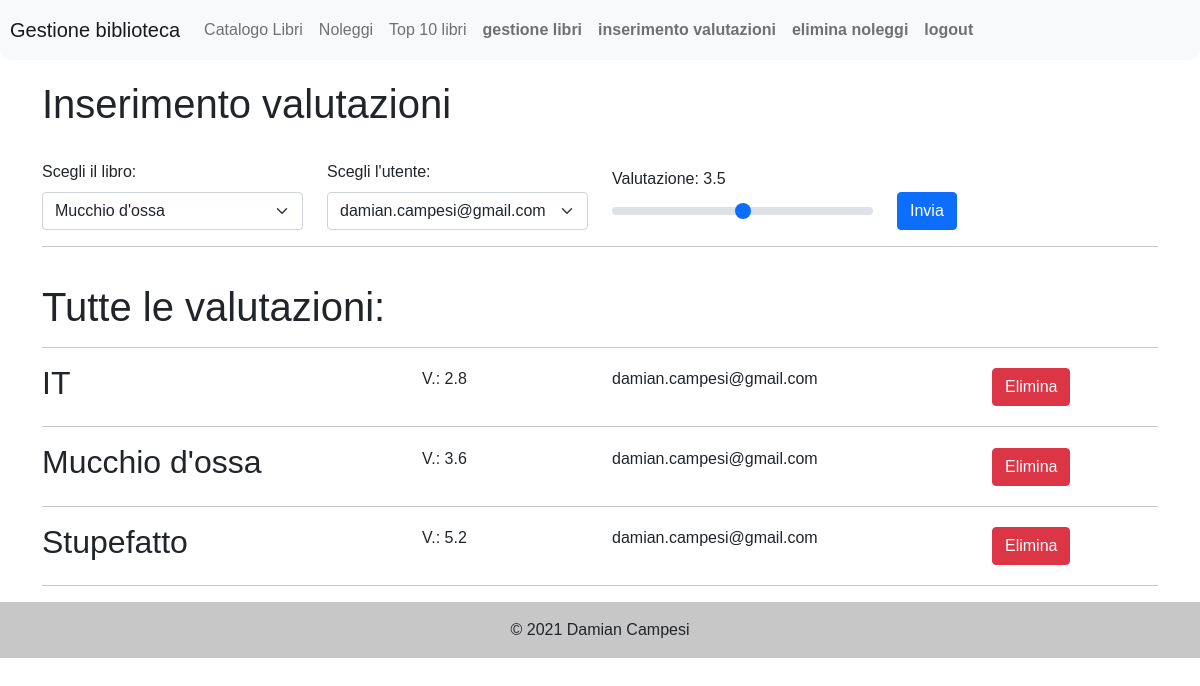
/5_Sito o applicativo/project/librarianhome/viewRating (signed in), run on the app's committed database.
### tables this page shows
CREATE TABLE `rating` (
  `id` int(11) NOT NULL AUTO_INCREMENT,
  `valutazione` float DEFAULT NULL,
  `user_id` int(11) DEFAULT NULL,
  `book_id` int(11) DEFAULT NULL,
  PRIMARY KEY (`id`),
  KEY `user_id` (`user_id`),
  KEY `book_id` (`book_id`),
  CONSTRAINT `rating_ibfk_1` FOREIGN KEY (`user_id`) REFERENCES `user` (`id`),
  CONSTRAINT `rating_ibfk_2` FOREIGN KEY (`book_id`) REFERENCES `book` (`id`)
);

CREATE TABLE `book` (
  `id` int(11) NOT NULL AUTO_INCREMENT,
  `title` varchar(50) DEFAULT NULL,
  `author` varchar(100) DEFAULT NULL,
  `is_rented` tinyint(4) DEFAULT 0,
  `summary` text DEFAULT NULL,
  `cover_image` varchar(255) DEFAULT NULL,
  PRIMARY KEY (`id`)
);

CREATE TABLE `user` (
  `id` int(11) NOT NULL AUTO_INCREMENT,
  `is_librarian` tinyint(4) DEFAULT NULL,
  `email` varchar(100) DEFAULT NULL,
  `hash_password` varchar(255) DEFAULT NULL,
  PRIMARY KEY (`id`)
);

### 5_Sito o applicativo/project/index.php (called while the page is built, shortened)
<?php
    require 'application/model/librarian_management_model.php';
    $app = new Application();
 ?>

### 5_Sito o applicativo/project/application/model/librarian_management_model.php (called while the page is built, shortened)
<?php
    class Librarian_Management_Model extends Model{
        function viewBooks(){
            require 'application/config/connect.php';
            if(!empty($search)){
                if($filter == "title"){
                    $query = "SELECT * FROM book WHERE title LIKE '%".$search."%'";
                    $result = $conn->query($query);
                    $out = array();
                    while($rows = $result->fetch_assoc()){
                        array_push($out,$rows);
                    }
                    return $out;
                }elseif($filter == "author"){
                    $query = "SELECT * FROM book WHERE author LIKE '%".$search."%'";
                    $result = $conn->query($query);
                    $out = array();
                    while($rows = $result->fetch_assoc()){
                        array_push($out,$rows);
                    }
                    return $out;
                }
            }else{
                $query = "SELECT * FROM book";
                $result = $conn->query($query);
                $out = array();
                while($rows = $result->fetch_assoc()){
                    array_push($out,$rows);
                }
                return $out;
            }
            $out = array();
            return $out;
        }
        function viewRating(){
            require 'application/config/connect.php';
            $query = "SELECT book.title,rating.valutazione,rating.id,user.email FROM rating INNER JOIN book ON book.id = rating.book_id INNER JOIN user on user.id = rating.user_id";
            $result = $conn->query($query);
            $out = array();
            while($rows = $result->fetch_assoc()){
                array_push($out,$rows);
            }
            return $out;
        }
        function viewUsers(){
            require 'application/config/connect.php';
            $query = "SELECT id,email FROM user";
            $result = $conn->query($query);
            $out = array();
            while($rows = $result->fetch_assoc()){
                array_push($out,$rows);
            }
            return $out;
        }
    }

### 5_Sito o applicativo/project/application/view/management/editRating.php (the view, shortened to what this page needs)
<div class="row">
    <h1>Inserimento valutazioni</h1>
</div>
<form action="<?php echo URL; ?>librarianhome/insertRating" method="POST">
    <div class="row align-items-end">
    <div class="col-lg-3">
        <label for="book" class="form-label">Scegli il libro:</label>
        <select class="form-select" aria-label="Default select example" id="book" name ="book">
        <?php for($i=0;$i<count($this->books);$i++){ ?>
            <option value="<?php echo $this->books[$i]["id"]; ?>" selected><?php echo $this->books[$i]["title"]; ?></option>
        <?php } var_dump($this->books)?>
        </select>
    </div>
    <div class="col-lg-3">
        <br>
        <label for="user" class="form-label">Scegli l'utente:</label>
        <select class="form-select" aria-label="Default select example" id="user" name="user">
        <?php for($i=0;$i<count($this->users);$i++){ ?>
            <option value="<?php echo $this->users[$i]["id"]; ?>" selected><?php echo $this->users[$i]["email"]; ?></option>
        <?php } var_dump($this->users)?>
        </select>
    </div>
        <div class="col-lg-3">
            <br>
            <label for="rating" class="form-label">Valutazione: <span id="nota"></span></label>
            <input type="range" class="form-range" min="1" max="6" step="0.1" id="rating" name="rating">
        </div>
        <div class="col-lg-3">
            <br>
            <button type="submit" class="btn btn-primary">Invia</button>
        </div>
    </div>
</form>
<hr>
<h1>Tutte le valutazioni:</h1>
<?php for($i=0;$i<count($this->rating);$i++){ ?>
    <hr>
    <div class="row align-items-center">
            <div class="col-lg-4">
                <h2><?php echo $this->rating[$i]["title"]; ?></h2>
            </div>
            <div class="col-md-2">
                <p> V.: <?php echo $this->rating[$i]["valutazione"]; ?></p>
            </div>
            <div class="col-lg-4">
                <p><?php echo $this->rating[$i]["email"]; ?></p>
            </div>
            <div class="col-md-2">
                <form action="<?php echo URL; ?>librarianhome/removeRating/<?php echo $this->rating[$i]["id"]; ?>" method="POST">
                    <button type="submit" class="btn btn-danger">Elimina</button>
                </form>
            </div>
        </div>
<?php }?>
<hr>

### 5_Sito o applicativo/project/application/public/css/home.css (style rules this page uses)
body { font-family: sans-serif; }
h1 { padding-top: 20px; }

### data on the page
rating: book.title "IT", valutazione "2.8", user.email "damian.campesi@gmail.com"
rating: book.title "Mucchio d'ossa", valutazione "3.6", user.email "damian.campesi@gmail.com"
rating: book.title "Stupefatto", valutazione "5.2", user.email "damian.campesi@gmail.com"

### other printed values
form field book "Mucchio d'ossa"
form field user "damian.campesi@gmail.com"
